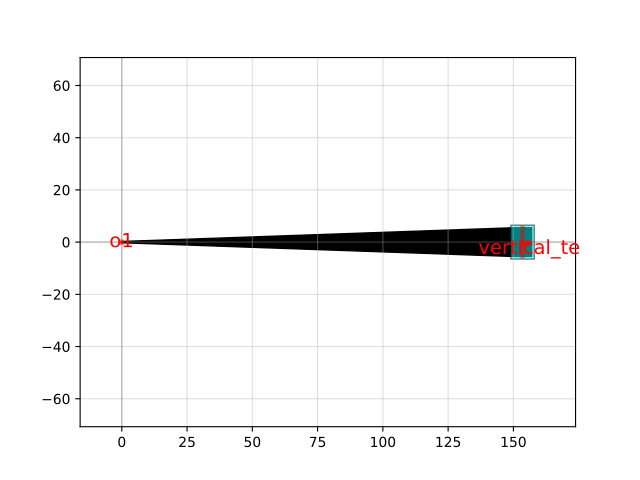

This figure's Python source:
import gdsfactory as gf

c = gf.components.grating_coupler_rectangular_arbitrary(gaps=[0.2, 0.2, 0.2, 0.2, 0.2, 0.2, 0.2, 0.2, 0.2, 0.2], widths=[0.5, 0.5, 0.5, 0.5, 0.5, 0.5, 0.5, 0.5, 0.5, 0.5], width_grating=11.0, length_taper=150.0, polarization='te', wavelength=1.55, layer_slab='SLAB150', slab_xmin=-1.0, slab_offset=1.0, fiber_marker_layer='TE', cross_section='strip')
c.plot()
